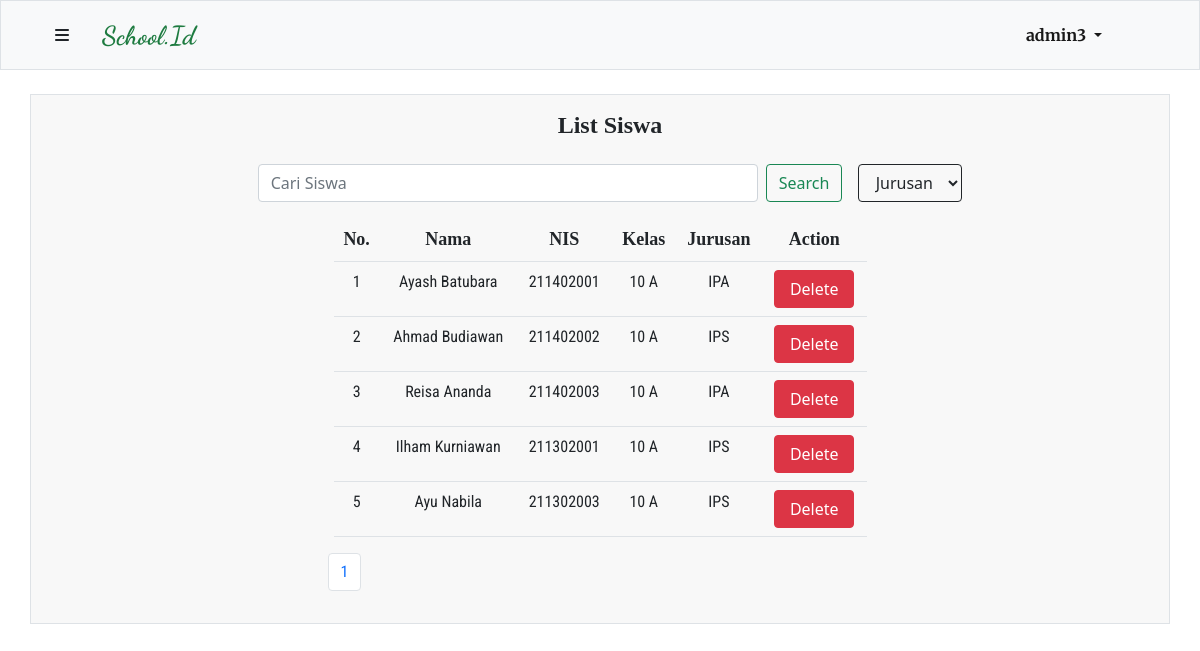
Page /php/siswa.php (signed in) on the committed database.
### tables this page shows
CREATE TABLE `user` (
  `id` int(10) UNSIGNED NOT NULL,
  `username` varchar(100) NOT NULL,
  `password` varchar(200) NOT NULL,
  `email` varchar(200) NOT NULL,
  `status` enum('ADMIN','GURU','SISWA') DEFAULT NULL,
  `Created_at` timestamp NOT NULL DEFAULT current_timestamp()
);

CREATE TABLE `siswa` (
  `id` int(10) UNSIGNED NOT NULL,
  `nama_siswa` varchar(200) NOT NULL,
  `NIS` char(9) NOT NULL,
  `kelas_id` int(10) UNSIGNED NOT NULL,
  `user_id` int(10) UNSIGNED NOT NULL
);

CREATE TABLE `kelas` (
  `id` int(10) UNSIGNED NOT NULL,
  `nama_kelas` varchar(12) NOT NULL,
  `jurusan` enum('IPA','IPS') DEFAULT NULL,
  `wali_kelas` int(10) UNSIGNED DEFAULT NULL
);

### php/function.php (called while the page is built, shortened)
<?php
$connection = mysqli_connect("localhost","root","","tubes");
function show($query) {
    global $connection;
    $box = [];
    $result = mysqli_query($connection, $query);
    while($row = mysqli_fetch_assoc($result)) {
        $box[] = $row;
    }
    return $box;
}
?>

### php/siswa.php (the view, shortened to what this page needs)
<?php
require 'function.php';
$totalData = count(show("SELECT siswa.id as id, siswa.nama_siswa as nama, siswa.NIS as nis, kelas.nama_kelas as kelas, kelas.jurusan as jurusan FROM siswa JOIN kelas ON siswa.kelas_id = kelas.id ")) ;
$dataPerhalaman = 5;
if (isset($_GET["page"])) {
    $halamanAktif = $_GET["page"];
} else {
    $halamanAktif = 1;
}
$dataAwal = ($halamanAktif * $dataPerhalaman) - $dataPerhalaman;
$siswa = show("SELECT siswa.id as id, siswa.nama_siswa as nama, siswa.NIS as nis, kelas.nama_kelas as kelas, kelas.jurusan as jurusan FROM siswa JOIN kelas ON siswa.kelas_id = kelas.id LIMIT $dataAwal, $dataPerhalaman ");
$i = $dataAwal + 1;
?>
<!DOCTYPE html>
<html lang="en">
<head>
    <link href="https://cdn.jsdelivr.net/npm/bootstrap@5.1.3/dist/css/bootstrap.min.css" rel="stylesheet">
    <link rel="stylesheet" href="style/navbar.css">
    <link rel="stylesheet" href="style/template.css">
</head>
<body>
   <?php include 'navbar.php' ?>
    <div class="container my-4 px-4 py-3 table-data border">
        <div class="table-title">
          <h4>List Siswa</h4>
        </div>
        <form class="d-flex search my-3 mx-auto" method="POST">
          <input class="form-control me-2" type="search" placeholder="Cari Siswa" aria-label="Search" name="keyword" autocomplete="off">
          <button class="btn btn-outline-success" type="submit" name="find">Search</button>
          <select class="btn ms-3 btn-outline-dark" name="filter" id="">
            <option value="">Jurusan</option>
          </select>
        </form>
        <div class="container-fluid mt-3">
          <table class="mx-auto table">
            <tr class="thead">
              <td class="table-header">No. </td>
              <td class="table-header">Nama</td>
              <td class="table-header">NIS</td>
              <td class="table-header">Kelas</td>
              <td class="table-header">Jurusan</td>
                <?php if(isset($_SESSION["admin"])) : ?>
                    <td class="table-header">Action</td>
                <?php endif ; ?>
            </tr>
            <?php foreach($siswa as $ssw) : ?>
                <tr class="tbody">
                    <td class="table-body"><?=$i?></td>
                    <td class="table-body"><?=$ssw["nama"] ?></td>
                    <td class="table-body"><?=$ssw["nis"]?></td>
                    <td class="table-body"><?=$ssw["kelas"]?></td>
                    <td class="table-body"><?=$ssw["jurusan"]?></td>
                     <?php if(isset($_SESSION["admin"])) : ?>
                      <td>
                  <button type="button" class="btn btn-danger" data-bs-toggle="modal" data-bs-target="#delete<?=$ssw["id"]?>">
                    Delete
                  </button>
                </td>
                    <?php endif; ?>
                </tr>
            <?php $i++ ?>
            <?php endforeach ; ?>
          </table>
        </div>
        <?php include 'pagination.php' ?>
    </div>
</body>
</html>

### php/navbar.php (shortened to what this page needs)
<?php
$connection = mysqli_connect("localhost","root","","tubes");
$id = $_SESSION["userID"];
if(isset($_SESSION["admin"])) {
    $admin = mysqli_query($connection, "SELECT username FROM user WHERE id = $id");
    $data = mysqli_fetch_assoc($admin);
}
?>
    <nav class="navbar navbar-expand-lg navbar-light bg-light container-fluid border sticky-top">
        <div class="container navbar-head">
         <div class="logo">
            <button class="btn" type="button" data-bs-toggle="offcanvas" data-bs-target="#offcanvasRight" aria-controls="offcanvasRight"><i class="fas fa-bars"></i></button>
            <?php if(isset($_SESSION["admin"])) : ?>
                <a class="navbar-brand" href="admin.php">School.Id</a>
            <?php else : ?>
                <a class="navbar-brand" href="dashboard.php">School.Id</a>
            <?php endif ; ?>
         </div>
          <div class="login-register collapse navbar-collapse" id="navbarSupportedContent">
            <ul class="navbar-nav me-auto mb-2 mb-lg-0">
              <li class="nav-item dropdown">
                <a class="nav-link dropdown-toggle active me-5" href="" id="navbarDropdown" role="button" data-bs-toggle="dropdown" aria-expanded="false">
                    <?php if(isset($_SESSION["admin"])) : ?>
                         <?=$data["username"] ; ?>
                    <?php elseif($_SESSION["member"] === "siswa") :?>
                        <?=$data["nama_siswa"] ; ?>
                    <?php else :?>
                        <?=$data["nama_guru"] ; ?>
                    <?php endif ; ?>
                </a>
              </li>
            </ul>
          </div>
        </div>
    </nav>

### php/style/navbar.css (style rules this page uses)
* { margin: 0; padding: 0; box-sizing: border-box; }
.navbar { background-color: #f8f8f8; height: 70px; }
.navbar-brand { text-align: center; font-weight: 900 !important; font-size : 26px; margin: 0; padding: 0 20px; font-family: 'Dancing Script'; color: #1E7B40 !important; }
.navbar .logo { display: flex; text-align: center; }
.navbar .login-register { flex-grow: 0; font-family: 'Merriweather'; font-weight: bolder; }

### php/style/template.css (style rules this page uses)
* { margin: 0; padding: 0; box-sizing: border-box; }
.d-flex { align-items: center; justify-content: center; }
form { margin: 0 20px; }
.table-data { background-color: #f8f8f8; }
.search .form-control { margin: 0 20px; }
.form-control { max-width: 500px; width: 100%; }
.table-data table { width: 50%; text-align: center; }
.table-data .table-title { display: flex; justify-content: center; }
.table-data .table-title h4 { margin-left :20px; text-align: center; font-family: 'Merriweater'; font-weight: 900; }
.table-data table button { width: 80px; }
.table-data .thead { font-family: 'Merriweater', serif !important; font-weight: bold; font-size: 18px; }
th, td { padding: 10px 5px; }
.table-data .table-body { font-family: 'Roboto Condensed', sans-serif;; }

### rows in the picture
user: username "admin3"
siswa: nama_siswa "Ayash Batubara", NIS "211402001", kelas.nama_kelas "10 A", kelas.jurusan "IPA"
siswa: nama_siswa "Ahmad Budiawan", NIS "211402002", kelas.nama_kelas "10 A", kelas.jurusan "IPS"
siswa: nama_siswa "Reisa Ananda", NIS "211402003", kelas.nama_kelas "10 A", kelas.jurusan "IPA"
siswa: nama_siswa "Ilham Kurniawan", NIS "211302001", kelas.nama_kelas "10 A", kelas.jurusan "IPS"
siswa: nama_siswa "Ayu Nabila", NIS "211302003", kelas.nama_kelas "10 A", kelas.jurusan "IPS"
